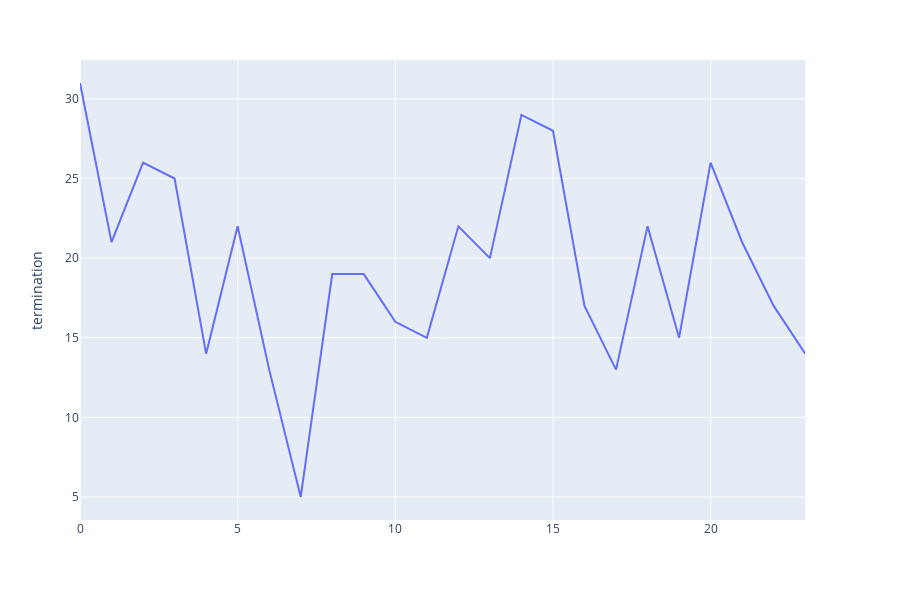

The notebook cell saved with this chart:
### Code cell
import plotly.express as px

fig = px.line(full_time_series_df, y="termination")
fig.show()

### Figure 1 — Plotly figure (JSON) as saved in the notebook; plotly's stock layout.template omitted (floating-point values rounded to 4 significant figures)
{"data": [{"hoverlabel": {"namelength": 0}, "hovertemplate": "termination=%{y}", "legendgroup": "", "line": {"color": "#636efa", "dash": "solid"}, "mode": "lines", "name": "", "showlegend": false, "type": "scatter", "xaxis": "x", "y": [31, 21, 26, 25, 14, 22, 13, 5, 19, 19, 16, 15, 22, 20, 29, 28, 17, 13, 22, 15, 26, 21, 17, 14], "yaxis": "y"}], "layout": {"height": 600, "legend": {"tracegroupgap": 0}, "margin": {"t": 60}, "xaxis": {"anchor": "y", "domain": [0, 0.98]}, "yaxis": {"anchor": "x", "domain": [0, 1], "title": {"text": "termination"}}}}
